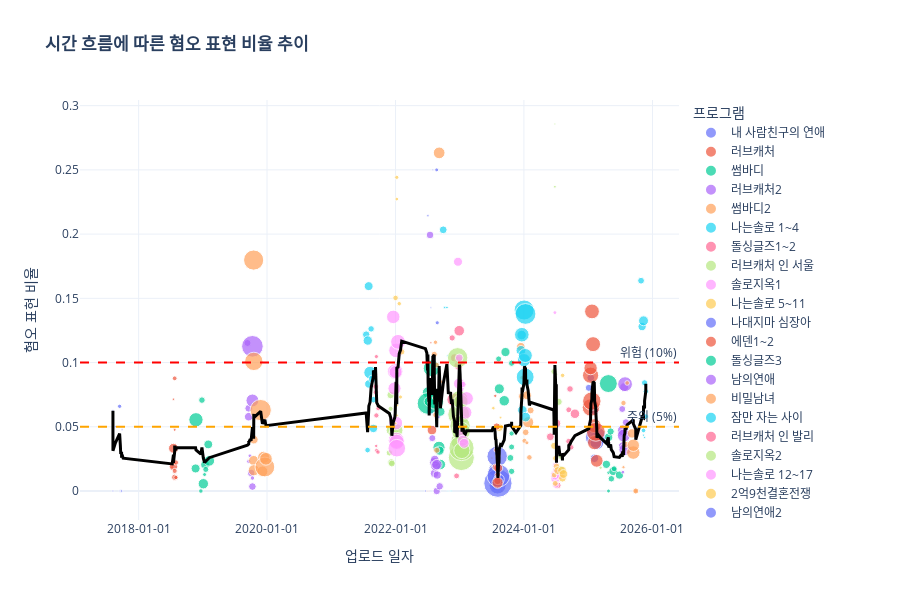
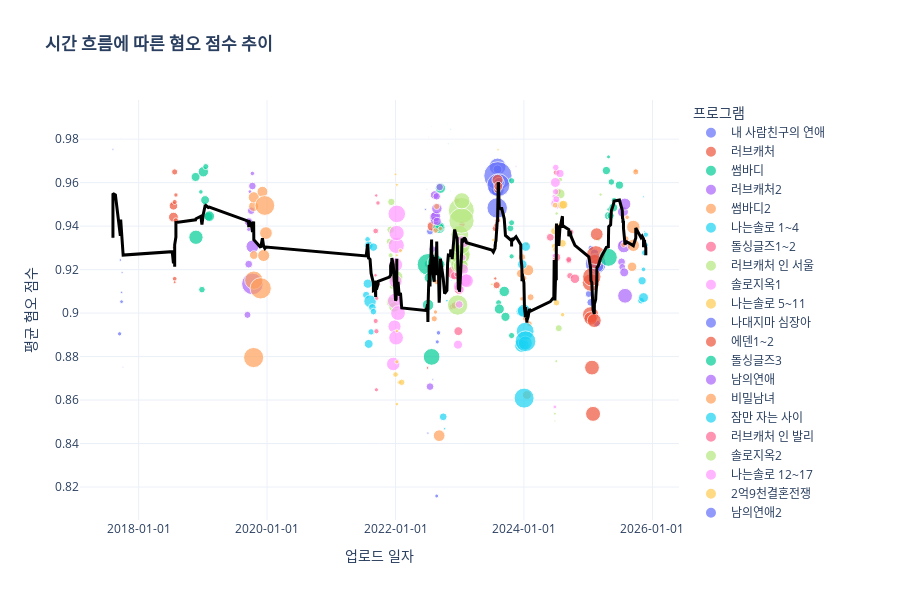

The cell these charts' notebook holds for them, in order:
### Markdown cell above
### 10.2 시계열 추이 분석

### Code cell
# 업로드 일자 메타데이터 로드 및 병합
print("=" * 70)
print("📅 동영상 업로드 일자 메타데이터 로드")
print("=" * 70)

try:
    meta_df = pd.read_csv('../src/merged_comments.csv', 
                          usecols=['Video ID', 'Video Upload Date'], 
                          encoding='utf-8')
    
    video_dates = meta_df.drop_duplicates(subset=['Video ID']).rename(columns={
        'Video ID': 'video_id', 
        'Video Upload Date': 'upload_date'
    })
    
    video_dates['upload_date'] = pd.to_datetime(video_dates['upload_date'], errors='coerce')
    
    if 'upload_date' not in video_df.columns:
        video_df = video_df.merge(video_dates, on='video_id', how='left')
        print(f"✓ 날짜 정보 병합 완료: {len(video_df)}개 동영상")
    else:
        print("✓ 이미 날짜 정보가 포함되어 있습니다.")
    
    # 날짜 데이터가 있는 것만 필터링
    plot_df = video_df.dropna(subset=['upload_date']).sort_values('upload_date')
    
    if len(plot_df) > 0:
        # 전체 추이 (혐오 비율)
        fig1 = px.scatter(
            plot_df, 
            x='upload_date', 
            y='hate_ratio', 
            color='program', 
            size='total_comments',
            hover_data=['video_title', 'avg_hate_score'],
            title='<b>시간 흐름에 따른 혐오 표현 비율 추이</b>',
            labels={
                'upload_date': '업로드 일자',
                'hate_ratio': '혐오 표현 비율',
                'total_comments': '댓글 수',
                'program': '프로그램'
            },
            height=600
        )
        
        # 이동평균선 추가
        plot_df['trend'] = plot_df['hate_ratio'].rolling(window=10, min_periods=1).mean()
        fig1.add_trace(
            go.Scatter(
                x=plot_df['upload_date'],
                y=plot_df['trend'],
                mode='lines',
                name='전체 추세 (MA=10)',
                line=dict(color='black', width=3, dash='solid')
            )
        )
        
        fig1.update_xaxes(tickformat="%Y-%m-%d")
        fig1.add_hline(y=0.05, line_dash="dash", line_color="orange", annotation_text="주의 (5%)")
        fig1.add_hline(y=0.1, line_dash="dash", line_color="red", annotation_text="위험 (10%)")
        fig1.show()
        
        # 전체 추이 (혐오 점수)
        fig2 = px.scatter(
            plot_df, 
            x='upload_date', 
            y='avg_hate_score', 
            color='program', 
            size='total_comments',
            hover_data=['video_title', 'hate_ratio'],
            title='<b>시간 흐름에 따른 혐오 점수 추이</b>',
            labels={
                'upload_date': '업로드 일자',
                'avg_hate_score': '평균 혐오 점수',
                'total_comments': '댓글 수',
                'program': '프로그램'
            },
            height=600
        )
        
        # 이동평균선 추가
        plot_df['trend_score'] = plot_df['avg_hate_score'].rolling(window=10, min_periods=1).mean()
        fig2.add_trace(
            go.Scatter(
                x=plot_df['upload_date'],
                y=plot_df['trend_score'],
                mode='lines',
                name='전체 추세 (MA=10)',
                line=dict(color='black', width=3, dash='solid')
            )
        )
        
        fig2.update_xaxes(tickformat="%Y-%m-%d")
        fig2.show()
        
        print("💡 인터랙티브 그래프: 시간대별 필터링, 확대/축소 가능")
    else:
        print("⚠ 날짜 데이터가 없어 시계열 그래프를 생성할 수 없습니다.")
        
except Exception as e:
    print(f"⚠ 날짜 정보 로드 실패: {e}")
    print("  시계열 분석을 건너뜁니다.")
print()
